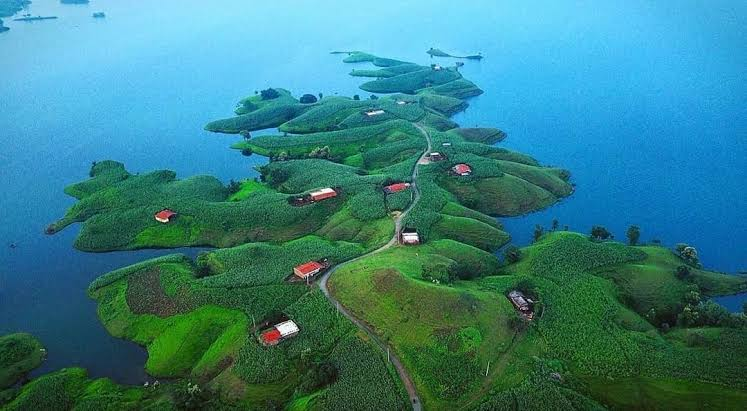
#> input picture images/major project/open_cv/photos/banswara.jpg, 747 x 411 px
$ python contours.py
#> lines starting #> are read from the running program, lines starting #| are printed output that depends on the picture; after the words box and inside, x2 and y2 are one past the last pixel; in counts of white or black regions, pixels touching at a corner belong together
import cv2 as cv
import numpy as np

img = cv.imread('photos/banswara.jpg')
#> img is the input picture: shape (411, 747, 3); mean B, G, R 131.6, 126.5, 54.6
cv.imshow("Image",img)

gray = cv.cvtColor(img,cv.COLOR_BGR2GRAY)
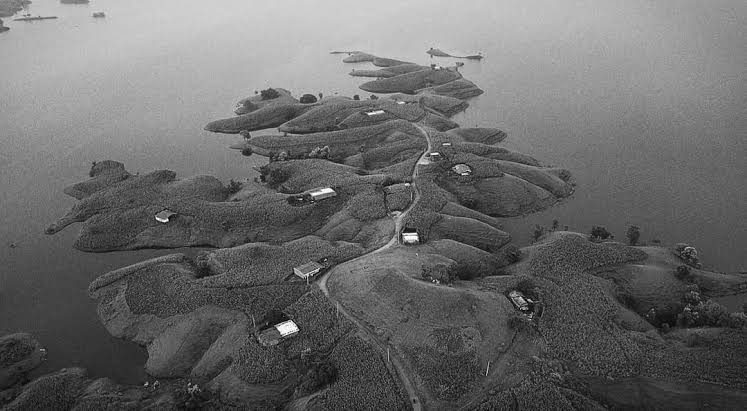
#> gray: shape (411, 747); min 1, max 255, mean 105.6
cv.imshow('gray',gray)

blank = np.zeros(img.shape,dtype = 'uint8') #blank image to draw contours onto it


##method 1 to pass edged image using canny and passing canny
# canny = cv.Canny(img,125,175)
# cv.imshow('canny edge',canny)

#no. of contours can be reduced by using blur
# contours , hierarchies = cv.findContours(canny,cv.RETR_LIST,cv.CHAIN_APPROX_SIMPLE)
# print(f'{len(contours)}contour found')

##method 2 usinfthreshhold
#thresh_binanry means white or black
ret , thresh = cv.threshold(gray,125,255,cv.THRESH_BINARY)
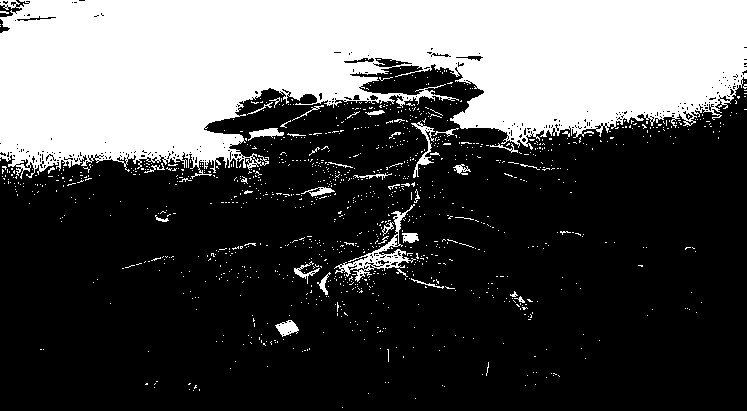
#> thresh: shape (411, 747); 31.9% white; 1175 white regions (1134 under 20 px)
contours , hierarchies = cv.findContours(thresh,cv.RETR_LIST,cv.CHAIN_APPROX_SIMPLE)
#> contours = 1584 contours, 1542 with area under 20; largest, box (x1, y1, x2, y2) and area: (0, 0, 747, 179) 91393, (334, 204, 416, 282) 1038, (373, 57, 413, 68) 228, (411, 121, 435, 178) 224, (275, 320, 299, 337) 210
print(f'{len(contours)}contour found')
#| 1584contour found
cv.imshow('THRESH',thresh)

cv.drawContours(blank,contours , -1,(0,0,255),1)
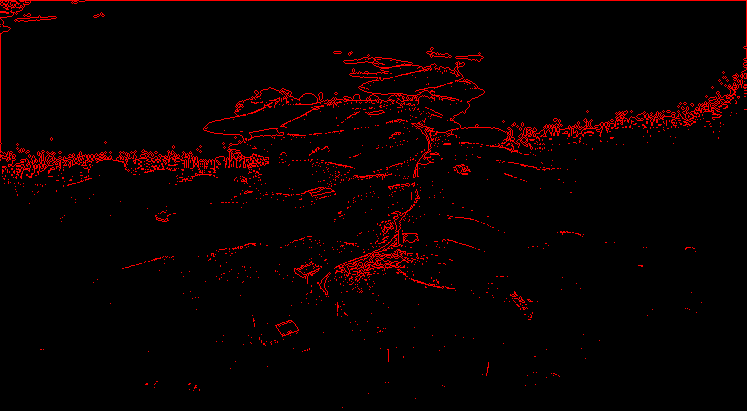
#> blank: shape (411, 747, 3); mean of channels 0, 1, 2 0, 0, 9.2; drawn as B, G, R
cv.imshow('contours drawn',blank)

cv.waitKey(2000)
